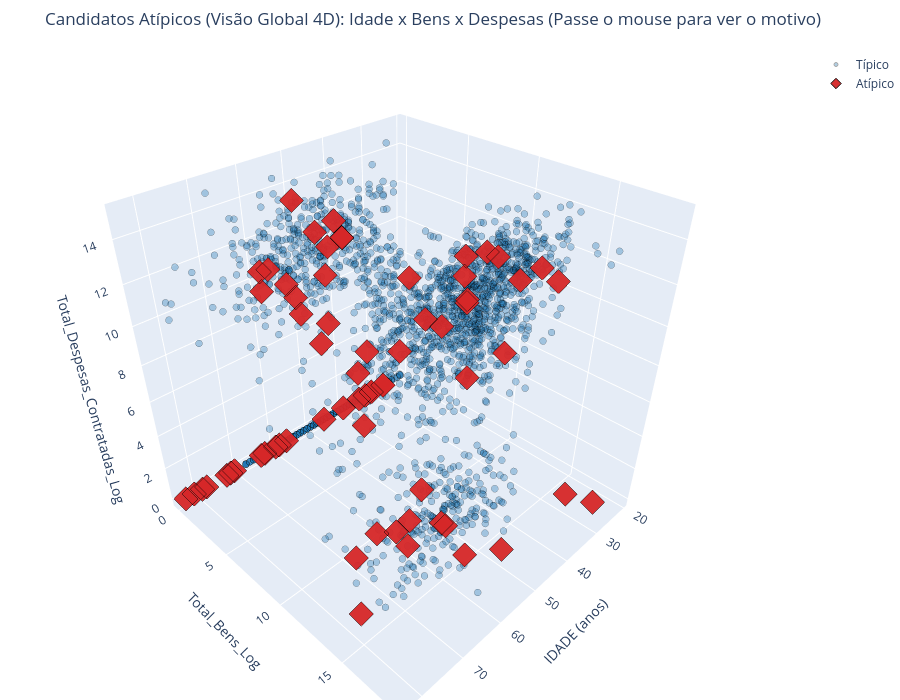

The notebook cell saved with this chart:
### Markdown cell above
### O mesmo recorte, em 3D — e a explicação dos pontos que parecem "no meio"

> **Por que alguns pontos atípicos parecem estar misturados "no meio" da nuvem 3D?**  
> O modelo Isolation Forest operou simultaneamente em **4 dimensões** (`IDADE`, `ANOS_ESTUDO`, `Total_Bens_Log`, `Total_Despesas_Contratadas_Log`). No entanto, o gráfico 3D abaixo plota apenas 3 eixos espaciais (`IDADE`, `Total_Bens_Log` e `Total_Despesas_Contratadas_Log`).
>
> A **4ª dimensão (`ANOS_ESTUDO` / Escolaridade)** não possui um eixo geométrico no espaço 3D!  
> Como consequência, candidatos como **Tiririca (CE)** possui patrimônio, idade e despesas perfeitamente compatíveis com os demais candidatos, mas têm **apenas 1 a 4 anos de estudo (Lê e Escreve)** num ecossistema onde a imensa maioria possui Ensino Superior ($z = -4$ e $-5$). No gráfico 3D, eles são projetados no meio da nuvem, mas no espaço 4D real estão totalmente isolados no chão da escolaridade!

### Code cell
cores_iso = {'Típico': '#1f77b4', 'Atípico': '#d62728'}

fig3d = go.Figure()
for status, cor in cores_iso.items():
    sub = df_cluster[df_cluster['anomalia_global'] == status]
    
    customdata = np.stack((
        sub['NM_URNA_CANDIDATO'],
        sub['SG_UF'],
        sub['cluster'],
        sub['anomalia_global'],
        sub['score_global'],
        sub['motivo_global'],
        sub['DS_GRAU_INSTRUCAO'],
        sub['ANOS_ESTUDO'],
        sub['Total_Bens'].map(lambda x: f"R$ {x:,.0f}".replace(',', 'X').replace('.', ',').replace('X', '.')),
        sub['Total_Despesas_Contratadas'].map(lambda x: f"R$ {x:,.0f}".replace(',', 'X').replace('.', ',').replace('X', '.'))
    ), axis=-1)

    fig3d.add_trace(go.Scatter3d(
        x=sub['IDADE'], y=sub['Total_Bens_Log'], z=sub['Total_Despesas_Contratadas_Log'],
        mode='markers', name=status,
        customdata=customdata,
        marker=dict(
            size=4 if status == 'Típico' else 8,
            color=cor,
            symbol='circle' if status == 'Típico' else 'diamond',
            opacity=0.35 if status == 'Típico' else 0.95,
            line=dict(width=1, color='black'),
        ),
        hovertemplate=(
            '<b>%{customdata[0]} (%{customdata[1]}) — %{customdata[2]}</b><br>' +
            '<b>Status:</b> %{customdata[3]} (Score: %{customdata[4]:.3f})<br>' +
            '<b>Motivo do Isolamento:</b> %{customdata[5]}<br>' +
            '----------------------------------------<br>' +
            '<b>Idade:</b> %{x} anos<br>' +
            '<b>Escolaridade:</b> %{customdata[6]} (%{customdata[7]} anos)<br>' +
            '<b>Bens Declarados:</b> %{customdata[8]}<br>' +
            '<b>Despesas Contratadas:</b> %{customdata[9]}<extra></extra>'
        )
    ))

fig3d.update_layout(
    scene=dict(
        xaxis_title='IDADE (anos)',
        yaxis_title='Total_Bens_Log',
        zaxis_title='Total_Despesas_Contratadas_Log'
    ),
    title=f'Candidatos Atípicos (Visão Global 4D): Idade x Bens x Despesas (Passe o mouse para ver o motivo)',
    height=700, margin=dict(l=0, r=0, b=0, t=50),
)
fig3d.show()

# Salvar versão interativa em HTML
fig3d.write_html('images/notebook4/04_grafico_3d_anomalias_global.html')
print("Gráfico 3D interativo salvo em: images/notebook4/04_grafico_3d_anomalias_global.html")

# ── Versão Estática 3D em Matplotlib para Slides de Apresentação ──────────────
fig_3d_mpl = plt.figure(figsize=(12, 8))
ax_3d = fig_3d_mpl.add_subplot(111, projection='3d')
tipicos = df_cluster[df_cluster['anomalia_global'] == 'Típico']
atipicos = df_cluster[df_cluster['anomalia_global'] == 'Atípico']

ax_3d.scatter(tipicos['IDADE'], tipicos['Total_Bens_Log'], tipicos['Total_Despesas_Contratadas_Log'],
             c='#2b6cb0', alpha=0.25, s=25, label=f'Típico (n={len(tipicos)})')
ax_3d.scatter(atipicos['IDADE'], atipicos['Total_Bens_Log'], atipicos['Total_Despesas_Contratadas_Log'],
             c='#e53e3e', marker='^', alpha=0.95, s=75, edgecolors='black', label=f'Atípico (n={len(atipicos)})')

# Destaque com rótulos para os casos mais discrepantes
destaques = atipicos.sort_values('score_global').head(6)
for _, r in destaques.iterrows():
    ax_3d.text(r['IDADE'], r['Total_Bens_Log'], r['Total_Despesas_Contratadas_Log'],
               f" {r['NM_URNA_CANDIDATO']}", fontsize=8, fontweight='bold', color='#742a2a')

ax_3d.set_xlabel('Idade (anos)', fontweight='bold', labelpad=10)
ax_3d.set_ylabel('Total_Bens_Log', fontweight='bold', labelpad=10)
ax_3d.set_zlabel('Total_Despesas_Log', fontweight='bold', labelpad=10)
ax_3d.set_title('Detecção de Anomalias 3D — Idade x Bens x Despesas (Isolation Forest 3%)\n[Nota: A 4ª dimensão é a Escolaridade]', fontsize=12, fontweight='bold')
ax_3d.legend(loc='upper right')
ax_3d.view_init(elev=22, azim=135)
plt.tight_layout()
plt.savefig('images/notebook4/04_grafico_3d_anomalias_matplotlib.png', dpi=300, bbox_inches='tight')
plt.show()
print("Versão estática salva em: images/notebook4/04_grafico_3d_anomalias_matplotlib.png")

### Figure 1 — Plotly figure (JSON) as saved in the notebook; plotly's stock layout.template omitted (floating-point values rounded to 4 significant figures; data arrays with more than 128 entries replaced by an {"elided": "..."} marker saying what was removed)
{"data": [{"customdata": {"elided": "2157x10 mixed values"}, "hovertemplate": "<b>%{customdata[0]} (%{customdata[1]}) — %{customdata[2]}</b><br><b>Status:</b> %{customdata[3]} (Score: %{customdata[4]:.3f})<br><b>Motivo do Isolamento:</b> %{customdata[5]}<br>----------------------------------------<br><b>Idade:</b> %{x} anos<br><b>Escolaridade:</b> %{customdata[6]} (%{customdata[7]} anos)<br><b>Bens Declarados:</b> %{customdata[8]}<br><b>Despesas Contratadas:</b> %{customdata[9]}<extra></extra>", "marker": {"color": "#1f77b4", "line": {"color": "black", "width": 1}, "opacity": 0.35, "size": 4, "symbol": "circle"}, "mode": "markers", "name": "Típico", "type": "scatter3d", "x": {"elided": "2157 int values"}, "y": {"elided": "2157 float values"}, "z": {"elided": "2157 float values"}}, {"customdata": {"elided": "67x10 mixed values"}, "hovertemplate": "<b>%{customdata[0]} (%{customdata[1]}) — %{customdata[2]}</b><br><b>Status:</b> %{customdata[3]} (Score: %{customdata[4]:.3f})<br><b>Motivo do Isolamento:</b> %{customdata[5]}<br>----------------------------------------<br><b>Idade:</b> %{x} anos<br><b>Escolaridade:</b> %{customdata[6]} (%{customdata[7]} anos)<br><b>Bens Declarados:</b> %{customdata[8]}<br><b>Despesas Contratadas:</b> %{customdata[9]}<extra></extra>", "marker": {"color": "#d62728", "line": {"color": "black", "width": 1}, "opacity": 0.95, "size": 8, "symbol": "diamond"}, "mode": "markers", "name": "Atípico", "type": "scatter3d", "x": [59, 27, 40, 64, 59, 55, 47, 55, 72, 59, 38, 78, 57, 70, 61, 28, 47, 59, 54, 63, 43, 62, 81, 56, 48, 27, 51, 83, 53, 63, 50, 43, 60, 71, 31, 46, 52, 45, 78, 40, 59, 38, 50, 25, 42, 62, 57, 60, 73, 77, 35, 79, 33, 51, 51, 53, 27, 31, 26, 48, 50, 79, 49, 45, 28, 42, 69], "y": [11.0, 16.12, 0.0, 0.0, 0.0, 16.65, 16.51, 10.92, 0.0, 11.29, 0.0, 0.0, 0.0, 12.21, 13.5, 9.798, 9.616, 0.0, 14.97, 0.0, 0.0, 9.904, 0.0, 14.6, 16.17, 0.0, 12.71, 0.0, 13.88, 0.0, 0.0, 0.0, 0.0, 0.0, 0.0, 0.0, 9.862, 0.0, 12.42, 0.0, 0.0, 0.0, 11.59, 17.69, 12.26, 10.31, 0.0, 12.24, 0.0, 13.82, 0.0, 14.97, 0.0, 0.0, 12.37, 0.0, 0.0, 0.0, 13.48, 12.92, 0.0, 0.0, 12.65, 11.68, 11.43, 0.0, 10.82], "z": [0.0, 0.0, 0.0, 0.0, 9.393, 11.84, 14.49, 0.0, 0.0, 10.33, 10.43, 0.0, 10.37, 8.517, 12.78, 11.36, 0.0, 0.0, 0.0, 0.0, 8.799, 10.12, 0.0, 13.33, 0.0, 0.0, 0.0, 0.0, 12.93, 0.0, 7.245, 5.969, 0.0, 0.0, 0.0, 0.0, 12.51, 11.3, 13.22, 11.51, 10.43, 10.46, 10.63, 0.0, 13.49, 0.0, 0.0, 0.0, 0.0, 0.0, 0.0, 13.16, 0.0, 8.294, 0.0, 9.209, 0.0, 0.0, 11.06, 8.372, 13.27, 0.0, 13.16, 13.39, 10.66, 10.28, 0.0]}], "layout": {"height": 700, "margin": {"b": 0, "l": 0, "r": 0, "t": 50}, "scene": {"xaxis": {"title": {"text": "IDADE (anos)"}}, "yaxis": {"title": {"text": "Total_Bens_Log"}}, "zaxis": {"title": {"text": "Total_Despesas_Contratadas_Log"}}}, "title": {"text": "Candidatos Atípicos (Visão Global 4D): Idade x Bens x Despesas (Passe o mouse para ver o motivo)"}}}
